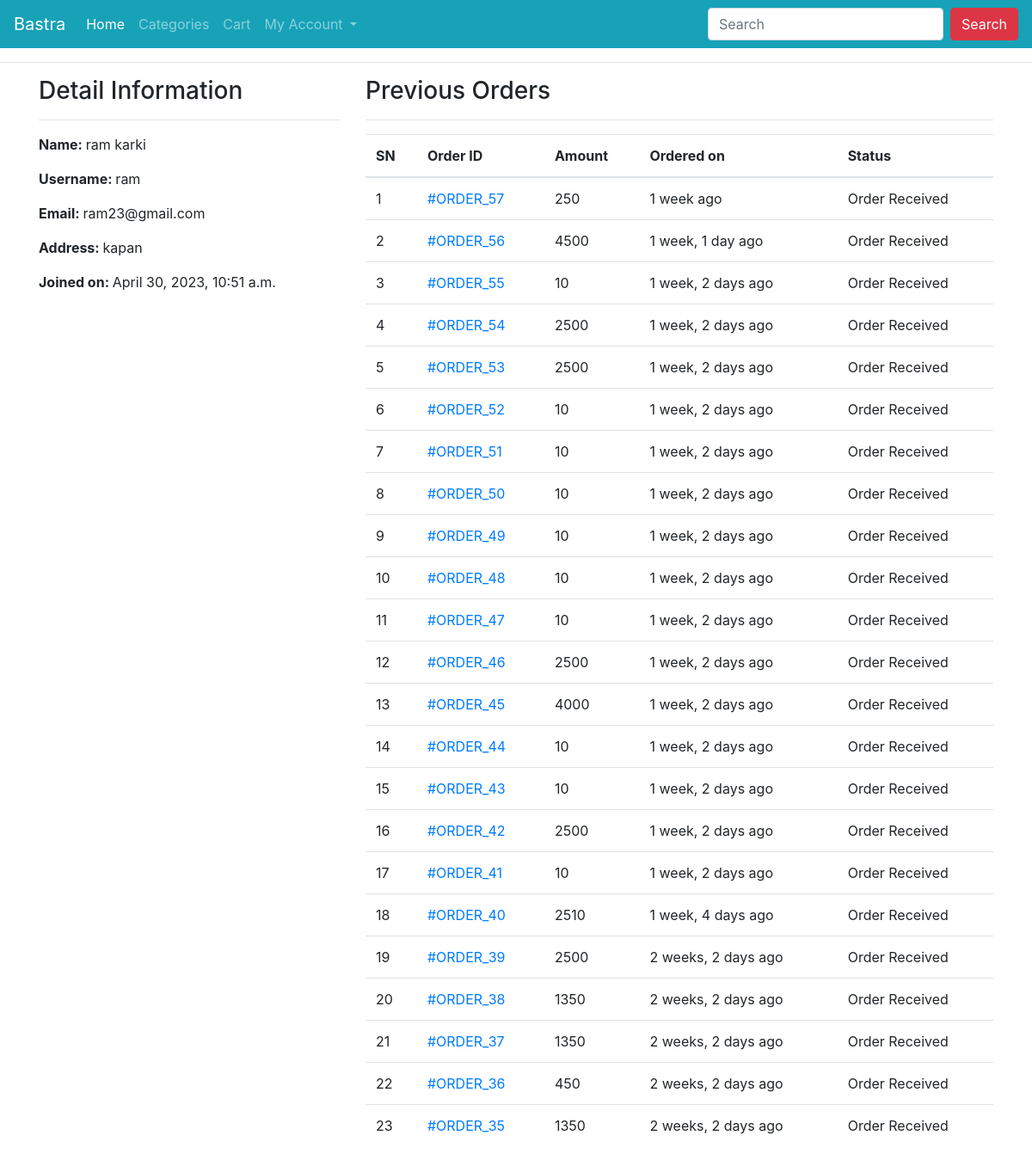
The app's page /profile/ (signed in), older data.
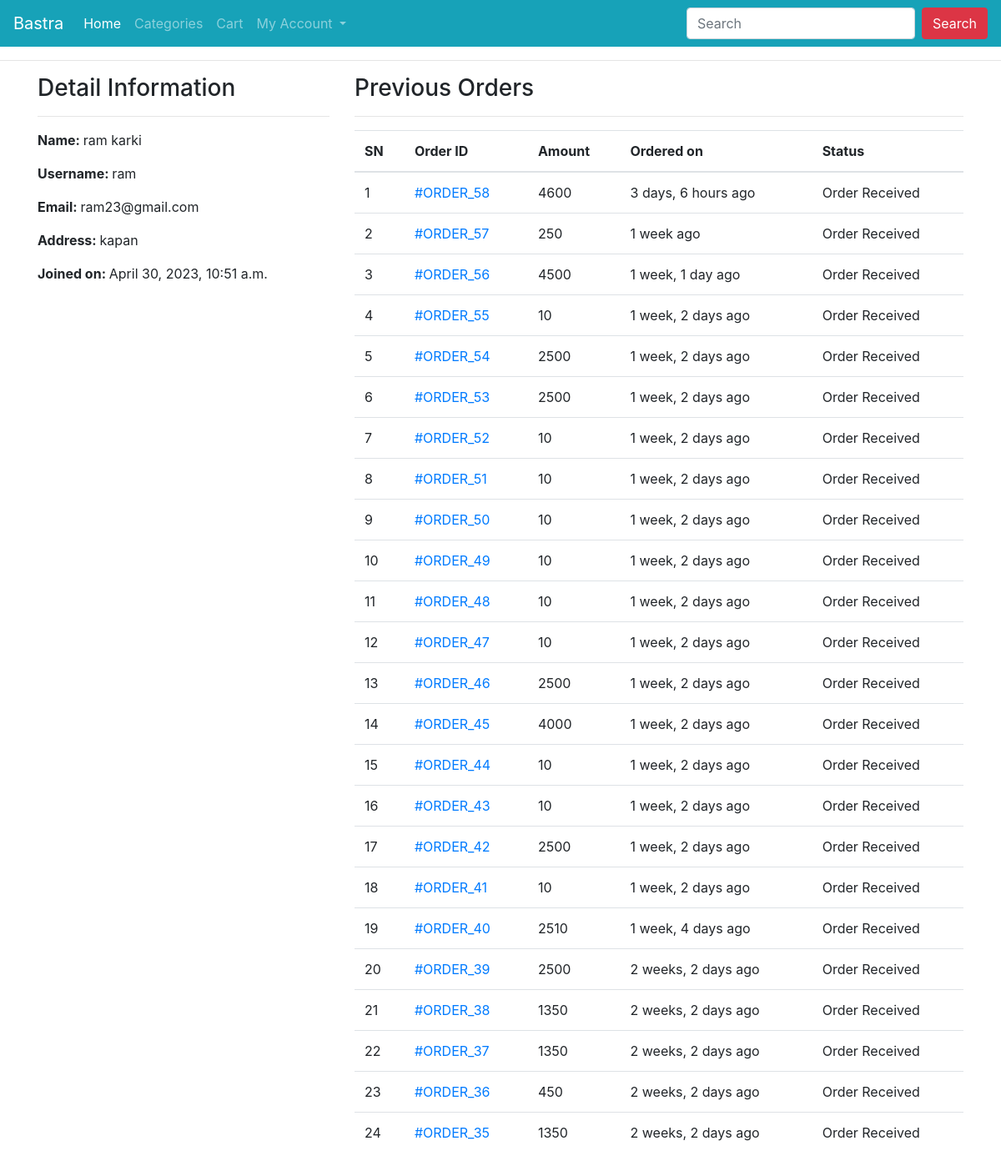
The same page, newer data.
### ecomapp/models.py (models this page shows, shortened)
class Order(models.Model):
    cart = models.OneToOneField(Cart, on_delete=models.CASCADE)
    ordered_by = models.CharField(max_length=200)
    shipping_address = models.CharField(max_length=200)
    mobile = models.CharField(max_length=10)
    email = models.EmailField(null=True, blank=True)
    subtotal = models.PositiveIntegerField()
    discount = models.PositiveIntegerField()
    total = models.PositiveIntegerField()
    order_status = models.CharField(max_length=50, choices=ORDER_STATUS)
    created_at = models.DateTimeField(auto_now_add=True)
    payment_method = models.CharField(
        max_length=20, choices=METHOD, default="Cash On Delivery")
    payment_completed = models.BooleanField(
        default=False, null=True, blank=True)

### ecomapp/views.py (the view)
# urls.py: path("profile/", CustomerProfileView.as_view(), name="customerprofile"),
class CustomerProfileView(TemplateView):
    template_name = "customerprofile.html"
    def dispatch(self, request, *args, **kwargs):
        if request.user.is_authenticated and Customer.objects.filter(user=request.user).exists():
            pass
        else:
            return redirect("/login/?next=/profile/")
        return super().dispatch(request, *args, **kwargs)
    def get_context_data(self, **kwargs):
        context = super().get_context_data(**kwargs)
        customer = self.request.user.customer
        context['customer'] = customer
        orders = Order.objects.filter(cart__customer=customer).order_by("-id")
        context["orders"] = orders
        return context

### templates/customerprofile.html (shortened to what this page needs)
{% extends 'base.html' %}
{% block content %}
<div class="container">
    <div class="row">
        <div class="col-md-4">
            <h3>Detail Information</h3><hr>
            <p><span class="font-weight-bold">Name: </span> {{customer.full_name}}</p>
            <p><span class="font-weight-bold">Username: </span> {{customer.user.username}}</p>
            <p><span class="font-weight-bold">Email: </span> {{customer.user.email}}</p>
            <p><span class="font-weight-bold">Address: </span> {{customer.address}}</p>
            <p><span class="font-weight-bold">Joined on: </span> {{customer.joined_on}}</p>
        </div>
        <div class="col-md-8">
            <h3>Previous Orders</h3>
            <hr>
            <table class="table">
                <thead>
                    <tr>
                        <th>SN</th>
                        <th>Order ID</th>
                        <th>Amount</th>
                        <th>Ordered on</th>
                        <th>Status</th>
                    </tr>
                </thead>
                <tbody>
                    {% for ord in orders %}
                    <tr>
                        <td>{{forloop.counter}}</td>
                        <td><a href="{% url 'ecomapp:customerorderdetail' ord.pk %}"> #ORDER_{{ord.id}}</a></td>
                        <td>{{ord.total}}</td>
                        <td>{{ord.created_at|timesince}} ago</td>
                        <td>{{ord.order_status}}</td>
                    </tr>
                    {% endfor %}
                </tbody>
            </table>
        </div>
    </div>
</div>
{% endblock %}

Row changes from the older to the newer data that the page shows:
added Order: id "58", total "4600", created_at "3 days, 6 hours", order_status "Order Received"
